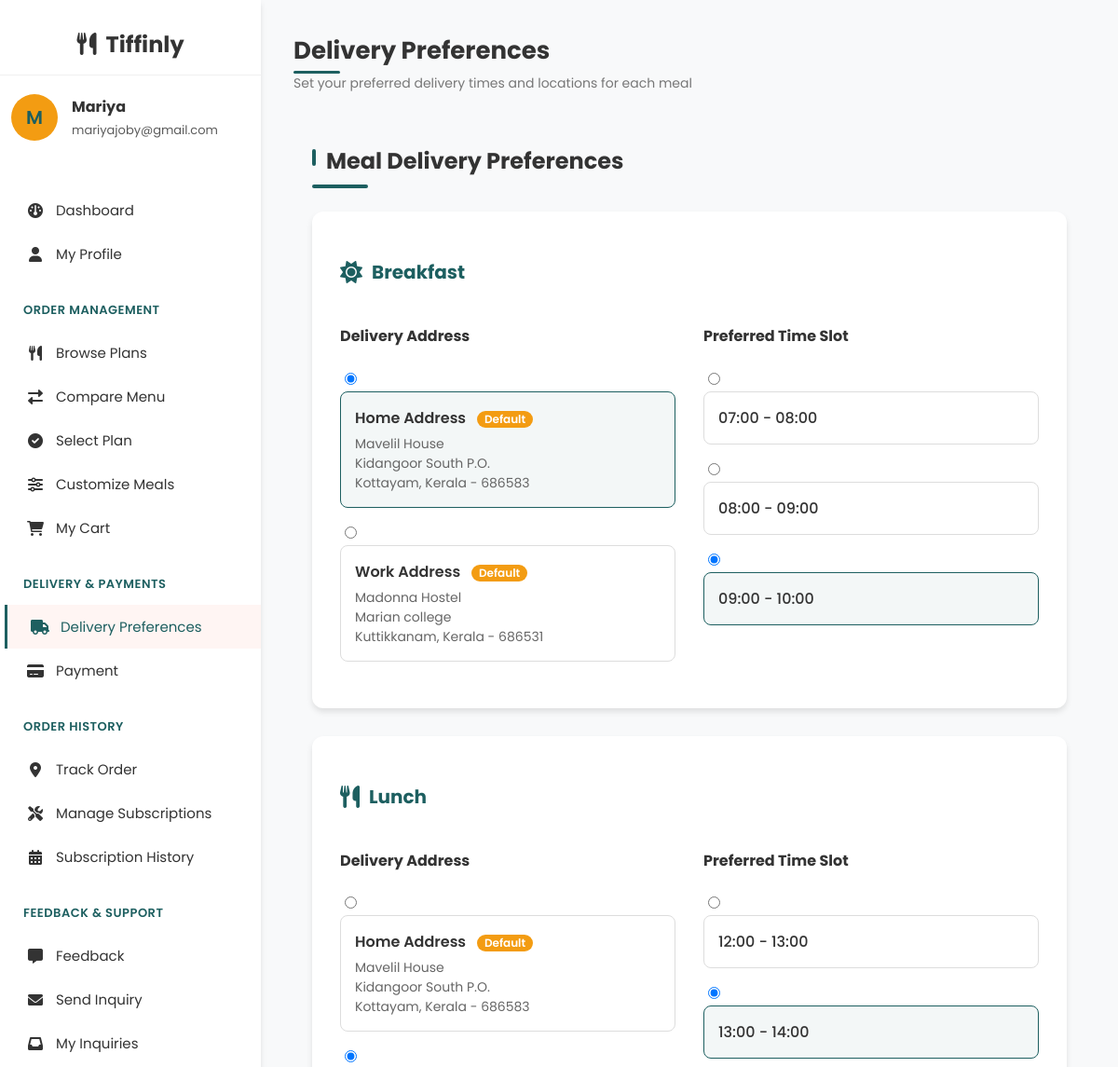
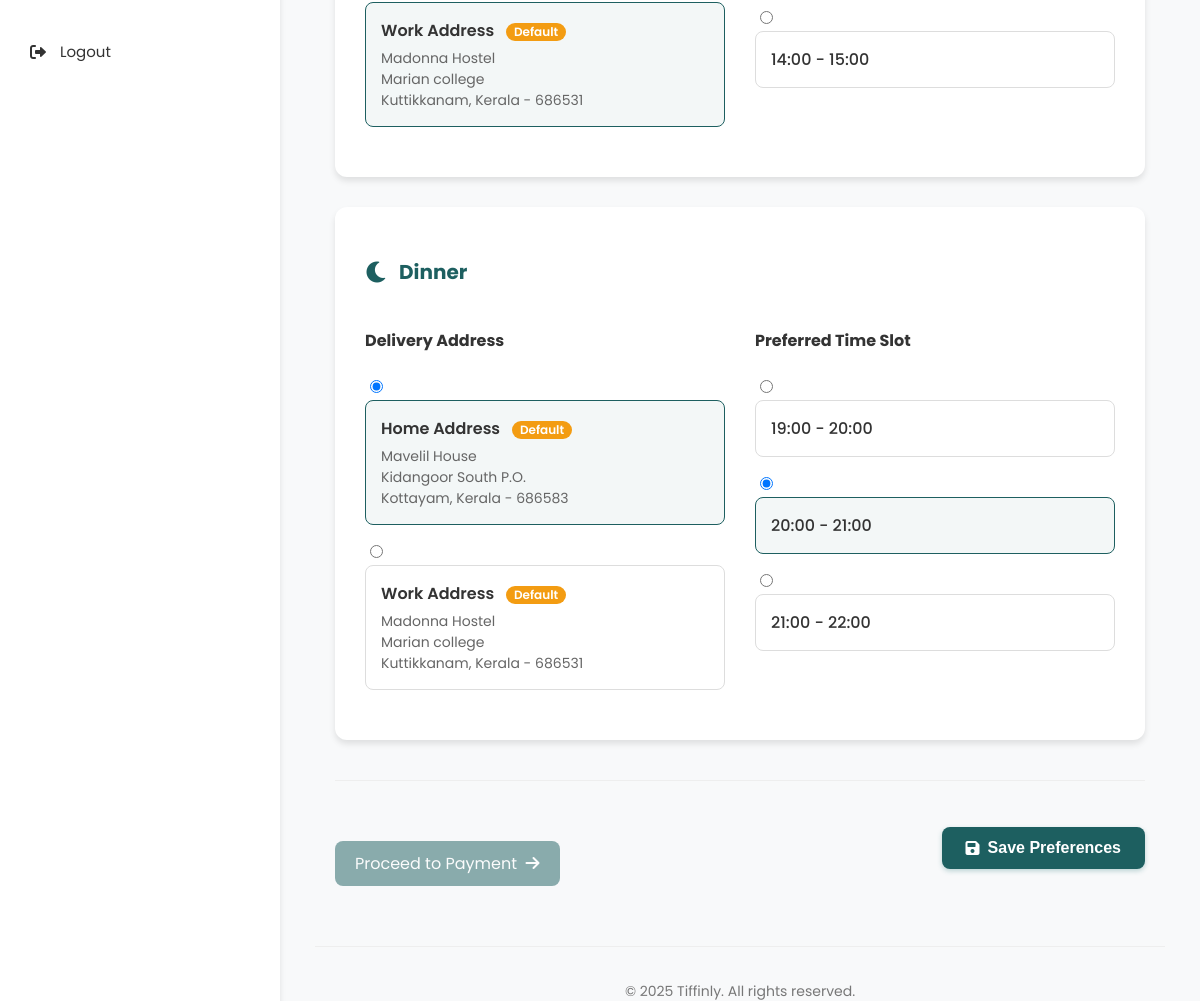
/user/delivery_preferences.php (signed in), run on the app's committed database (2 pictures, top to bottom).
### tables this page shows
CREATE TABLE `users` (
  `user_id` int(11) NOT NULL,
  `name` varchar(100) NOT NULL,
  `email` varchar(100) NOT NULL,
  `password` varchar(255) NOT NULL,
  `phone` varchar(15) DEFAULT NULL,
  `role` enum('user','admin','delivery') DEFAULT 'user',
  `created_at` timestamp NOT NULL DEFAULT current_timestamp(),
  `security_question` varchar(255) NOT NULL,
  `security_answer` varchar(255) NOT NULL
);

CREATE TABLE `delivery_preferences` (
  `preference_id` int(11) NOT NULL,
  `user_id` int(11) NOT NULL,
  `meal_type` enum('breakfast','lunch','dinner') NOT NULL,
  `address_id` int(11) NOT NULL,
  `time_slot` varchar(50) DEFAULT NULL,
  `created_at` timestamp NOT NULL DEFAULT current_timestamp(),
  `updated_at` timestamp NOT NULL DEFAULT current_timestamp() ON UPDATE current_timestamp()
);

CREATE TABLE `addresses` (
  `address_id` int(11) NOT NULL,
  `user_id` int(11) NOT NULL,
  `address_type` enum('home','work') NOT NULL,
  `line1` varchar(255) NOT NULL,
  `line2` varchar(255) DEFAULT NULL,
  `city` varchar(100) NOT NULL,
  `state` varchar(100) NOT NULL,
  `pincode` varchar(10) NOT NULL,
  `landmark` varchar(255) DEFAULT NULL,
  `is_default` tinyint(1) DEFAULT 1
);

### user/delivery_preferences.php (the view, shortened to what the rows shown need)
<?php
$db = new mysqli('localhost', 'root', '', 'tiffinly');
$user_id = $_SESSION['user_id'];
$user_query = $db->prepare("SELECT name, email, phone FROM users WHERE user_id = ?");
$user_query->bind_param("i", $user_id);
$user_query->execute();
$user_result = $user_query->get_result();
$user = $user_result->fetch_assoc();
$address_query = $db->prepare("SELECT * FROM addresses WHERE user_id = ? ORDER BY is_default DESC");
$address_query->bind_param("i", $user_id);
$address_query->execute();
$address_result = $address_query->get_result();
$addresses = [];
while ($row = $address_result->fetch_assoc()) {
    $addresses[] = $row;
}
$preferences = [
    'breakfast' => ['address_id' => null, 'time_slot' => null],
    'lunch' => ['address_id' => null, 'time_slot' => null],
    'dinner' => ['address_id' => null, 'time_slot' => null]
];
if ($_SERVER['REQUEST_METHOD'] === 'POST' && isset($_POST['save_preferences'])) {
} else {
    $pref_query = $db->prepare("SELECT meal_type, address_id, time_slot FROM delivery_preferences WHERE user_id = ?");
    $pref_query->bind_param("i", $user_id);
    $pref_query->execute();
    $pref_result = $pref_query->get_result();
    while ($row = $pref_result->fetch_assoc()) {
        $preferences[$row['meal_type']] = [
            'address_id' => $row['address_id'],
            'time_slot' => $row['time_slot']
        ];
    }
}
$time_slots = [
    'breakfast' => [
        '07:00 - 08:00',
        '08:00 - 09:00',
        '09:00 - 10:00'
    ],
    'lunch' => [
        '12:00 - 13:00',
        '13:00 - 14:00',
        '14:00 - 15:00'
    ],
    'dinner' => [
        '19:00 - 20:00',
        '20:00 - 21:00',
        '21:00 - 22:00'
    ]
];
?>
<!DOCTYPE html>
<html lang="en">
<head>
    <link rel="stylesheet" href="https://cdnjs.cloudflare.com/ajax/libs/font-awesome/6.0.0-beta3/css/all.min.css">
    <link rel="stylesheet" href="user_css/user_dashboard_style.css">
    <link rel="stylesheet" href="user_css/profile_style.css">
    <link rel="stylesheet" href="user_css/compare_plans_style.css">
</head>
<body>
    <div class="dashboard-container">
        <div class="sidebar">
            <div class="user-profile">
                <div class="user-avatar">
                    <?php echo strtoupper(substr($user['name'], 0, 1)); ?>
                </div>
                <div class="user-info">
                    <h4><?php echo htmlspecialchars($user['name']); ?></h4>
                    <p><?php echo htmlspecialchars($user['email']); ?></p>
                </div>
            </div>
        </div>
        <div class="main-content">
            <div class="header">
                <div class="welcome-message">
                    <h1>Delivery Preferences</h1>
                </div>
            </div>
            <div class="delivery-preferences-container">
                <form method="POST" action="delivery_preferences.php">
                    <h2 class="section-title">Meal Delivery Preferences</h2>
                    <div class="meal-preference-section">
                        <div class="preference-options">
                            <div class="address-selection">
                                <?php if(count($addresses) > 0): ?>
                                    <div class="address-options">
                                        <?php foreach ($addresses as $address): ?>
                                            <label>
                                                <input type="radio" name="breakfast_address" value="<?php echo $address['address_id']; ?>"
                                                    <?php echo ($preferences['breakfast']['address_id'] == $address['address_id']) ? 'checked' : ''; ?> required>
                                                <div class="address-option <?php echo ($preferences['breakfast']['address_id'] == $address['address_id']) ? 'selected' : ''; ?>">
                                                    <div class="address-details">
                                                        <div class="address-type">
                                                            <?php echo ucfirst($address['address_type']); ?> Address
                                                            <?php if($address['is_default']): ?>
                                                                <span class="badge">Default</span>
                                                            <?php endif; ?>
                                                        </div>
                                                        <div class="address-text">
                                                            <?php echo htmlspecialchars($address['line1']); ?><br>
                                                            <?php if(!empty($address['line2'])) echo htmlspecialchars($address['line2']) . '<br>'; ?>
                                                            <?php echo htmlspecialchars($address['city'] . ', ' . $address['state'] . ' - ' . $address['pincode']); ?><br>
                                                        </div>
                                                    </div>
                                                </div>
                                            </label>
                                        <?php endforeach; ?>
                                    </div>
                                <?php endif; ?>
                            </div>
                            <div class="time-selection">
                                <div class="time-options">
                                    <?php foreach($time_slots['breakfast'] as $slot): ?>
                                        <label>
                                            <input type="radio" name="breakfast_time" value="<?php echo $slot; ?>"
                                                <?php echo ($preferences['breakfast']['time_slot'] == $slot) ? 'checked' : ''; ?> required>
                                            <div class="time-option <?php echo ($preferences['breakfast']['time_slot'] == $slot) ? 'selected' : ''; ?>">
                                                <span class="time-label"><?php echo $slot; ?></span>
                                            </div>
                                        </label>
                                    <?php endforeach; ?>
                                </div>
                            </div>
                        </div>
                    </div>
                    <div class="meal-preference-section">
                        <div class="preference-options">
                            <div class="address-selection">
                                <?php if(count($addresses) > 0): ?>
                                    <div class="address-options">
                                        <?php foreach ($addresses as $address): ?>
                                            <label>
                                                <input type="radio" name="lunch_address" value="<?php echo $address['address_id']; ?>"
                                                    <?php echo ($preferences['lunch']['address_id'] == $address['address_id']) ? 'checked' : ''; ?> required>
                                                <div class="address-option <?php echo ($preferences['lunch']['address_id'] == $address['address_id']) ? 'selected' : ''; ?>">
                                                    <div class="address-details">
                                                        <div class="address-type">
                                                            <?php echo ucfirst($address['address_type']); ?> Address
                                                            <?php if($address['is_default']): ?>
                                                                <span class="badge">Default</span>
                                                            <?php endif; ?>
                                                        </div>
                                                        <div class="address-text">
                                                            <?php echo htmlspecialchars($address['line1']); ?><br>
                                                            <?php if(!empty($address['line2'])) echo htmlspecialchars($address['line2']) . '<br>'; ?>
                                                            <?php echo htmlspecialchars($address['city'] . ', ' . $address['state'] . ' - ' . $address['pincode']); ?><br>
                                                        </div>
                                                    </div>
                                                </div>
                                            </label>
                                        <?php endforeach; ?>
                                    </div>
                                <?php endif; ?>
                            </div>
                            <div class="time-selection">
                                <div class="time-options">
                                    <?php foreach($time_slots['lunch'] as $slot): ?>
                                        <label>
                                            <input type="radio" name="lunch_time" value="<?php echo $slot; ?>"
                                                <?php echo ($preferences['lunch']['time_slot'] == $slot) ? 'checked' : ''; ?> required>
                                            <div class="time-option <?php echo ($preferences['lunch']['time_slot'] == $slot) ? 'selected' : ''; ?>">
                                                <span class="time-label"><?php echo $slot; ?></span>
                                            </div>
                                        </label>
                                    <?php endforeach; ?>
                                </div>
                            </div>
                        </div>
                    </div>
                    <div class="meal-preference-section">
                        <div class="preference-options">
                            <div class="address-selection">
                                <?php if(count($addresses) > 0): ?>
                                    <div class="address-options">
                                        <?php foreach ($addresses as $address): ?>
                                            <label>
                                                <input type="radio" name="dinner_address" value="<?php echo $address['address_id']; ?>"
                                                    <?php echo ($preferences['dinner']['address_id'] == $address['address_id']) ? 'checked' : ''; ?> required>
                                                <div class="address-option <?php echo ($preferences['dinner']['address_id'] == $address['address_id']) ? 'selected' : ''; ?>">
                                                    <div class="address-details">
                                                        <div class="address-type">
                                                            <?php echo ucfirst($address['address_type']); ?> Address
                                                            <?php if($address['is_default']): ?>
                                                                <span class="badge">Default</span>
                                                            <?php endif; ?>
                                                        </div>
                                                        <div class="address-text">
                                                            <?php echo htmlspecialchars($address['line1']); ?><br>
                                                            <?php if(!empty($address['line2'])) echo htmlspecialchars($address['line2']) . '<br>'; ?>
                                                            <?php echo htmlspecialchars($address['city'] . ', ' . $address['state'] . ' - ' . $address['pincode']); ?><br>
                                                        </div>
                                                    </div>
                                                </div>
                                            </label>
                                        <?php endforeach; ?>
                                    </div>
                                <?php endif; ?>
                            </div>
                            <div class="time-selection">
                                <div class="time-options">
                                    <?php foreach($time_slots['dinner'] as $slot): ?>
                                        <label>
                                            <input type="radio" name="dinner_time" value="<?php echo $slot; ?>"
                                                <?php echo ($preferences['dinner']['time_slot'] == $slot) ? 'checked' : ''; ?> required>
                                            <div class="time-option <?php echo ($preferences['dinner']['time_slot'] == $slot) ? 'selected' : ''; ?>">
                                                <span class="time-label"><?php echo $slot; ?></span>
                                            </div>
                                        </label>
                                    <?php endforeach; ?>
                                </div>
                            </div>
                        </div>
                    </div>
                </form>
            </div>
        </div>
    </div>
</body>
</html>

### data on the page
users: name "M", name "Mariya", email "mariyajoby@gmail.com"
addresses: address_type "Home", is_default "Default", line1 "Mavelil House", line2 "Kidangoor South P.O.", city+state+pincode "Kottayam, Kerala - 686583"
delivery_preferences: address_id "☑ Home Address Default Mavelil H", address_id "☐ Work Address Default Madonna H", time_slot "☐ 07:00 - 08:00", time_slot "☐ 08:00 - 09:00", time_slot "☑ 09:00 - 10:00"
addresses: address_type "Work", is_default "Default", line1 "Madonna Hostel", line2 "Marian college", city+state+pincode "Kuttikkanam, Kerala - 686531"
delivery_preferences: address_id "☐ Home Address Default Mavelil H", address_id "☑ Work Address Default Madonna H", time_slot "☐ 12:00 - 13:00", time_slot "☑ 13:00 - 14:00", time_slot "☐ 14:00 - 15:00"
delivery_preferences: address_id "☑ Home Address Default Mavelil H", address_id "☐ Work Address Default Madonna H", time_slot "☐ 19:00 - 20:00", time_slot "☑ 20:00 - 21:00", time_slot "☐ 21:00 - 22:00"

### other printed values
$slot "07:00 - 08:00"
$slot "08:00 - 09:00"
$slot "09:00 - 10:00"
$slot "12:00 - 13:00"
$slot "13:00 - 14:00"
$slot "14:00 - 15:00"
$slot "19:00 - 20:00"
$slot "20:00 - 21:00"
$slot "21:00 - 22:00"
